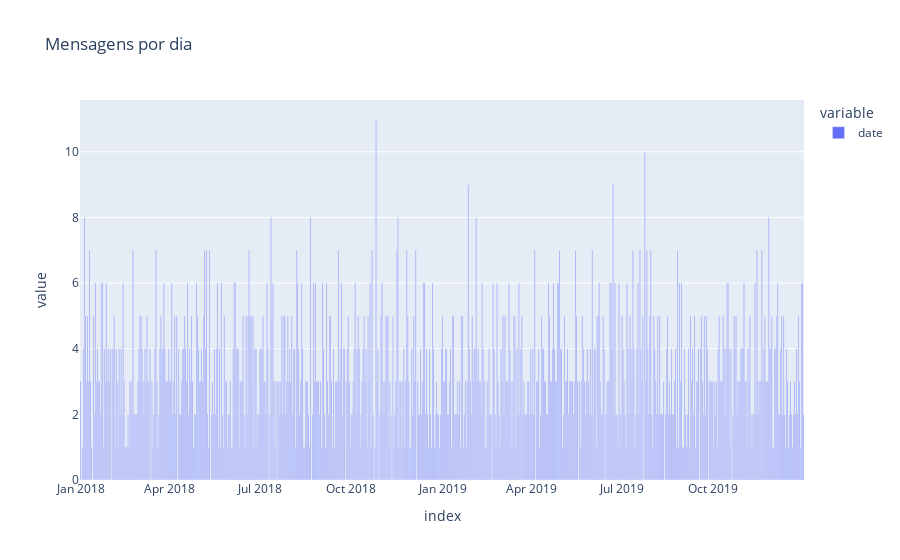

Here is the notebook cell this chart was saved with:
### Code cell
#MENSAGENS PELO TEMPO
fig = px.bar(df.date.value_counts().sort_index(),title="Mensagens por dia")
fig.show()

### Figure 1 — Plotly figure (JSON) as saved in the notebook; plotly's stock layout.template omitted (floating-point values rounded to 4 significant figures; data arrays with more than 128 entries replaced by an {"elided": "..."} marker saying what was removed)
{"data": [{"alignmentgroup": "True", "hovertemplate": "variable=date<br>index=%{x}<br>value=%{y}<extra></extra>", "legendgroup": "date", "marker": {"color": "#636efa"}, "name": "date", "offsetgroup": "date", "orientation": "v", "showlegend": true, "textposition": "auto", "type": "bar", "x": {"elided": "707 str values"}, "xaxis": "x", "y": {"elided": "707 int values"}, "yaxis": "y"}], "layout": {"barmode": "relative", "legend": {"title": {"text": "variable"}, "tracegroupgap": 0}, "title": {"text": "Mensagens por dia"}, "xaxis": {"anchor": "y", "domain": [0, 1], "title": {"text": "index"}}, "yaxis": {"anchor": "x", "domain": [0, 1], "title": {"text": "value"}}}}
